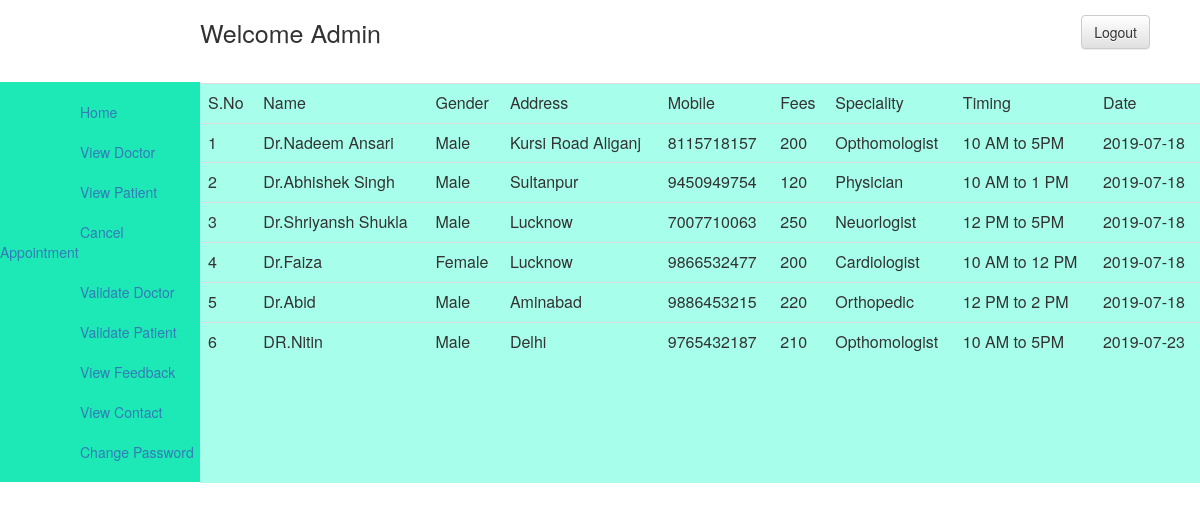
/admin/viewdoctor.php (signed in), run on the app's committed database.
### tables this page shows
CREATE TABLE IF NOT EXISTS `tbl_doctor` (
  `docid` int(11) NOT NULL AUTO_INCREMENT,
  `name` varchar(60) NOT NULL,
  `gender` varchar(6) NOT NULL,
  `email` varchar(30) NOT NULL,
  `password` varchar(30) NOT NULL,
  `address` varchar(30) NOT NULL,
  `mobile` varchar(13) NOT NULL,
  `fees` int(11) NOT NULL,
  `speciality` varchar(20) NOT NULL,
  `timing` varchar(15) NOT NULL,
  `pic` varchar(100) NOT NULL,
  `date` varchar(10) NOT NULL,
  `status` varchar(6) NOT NULL DEFAULT 'n',
  PRIMARY KEY (`docid`)
);

### admin/viewdoctor.php (the view, shortened to what this page needs)
<?php
$query="select * from tbl_doctor";
$res=mysql_query($query);
?>
<html>
<head>
<link href="../css/bootstrap.min.css" rel="stylesheet" type="text/css"/>
<link href="../css/bootstrap-theme.min.css" rel="stylesheet" type="text/css"/>
<link href="../css/font-awesome.min.css" rel="stylesheet" type="text/css"/>
</head>
<body>
<div class="conatiner-fluid" style="min-height:auto;">
<div class="col-sm-2" style="min-height:400px;">
<div class="row" style="min-height:400px;margin-top:82px;background-color:#1de9b6;">
<br/>
<a href="dashboard.php" style="margin-left:80px;margin-top:20px;">Home</a>
<br/>
<br/>
<a href="viewdoctor.php" style="margin-left:80px;margin-top:20px;">View Doctor</a>
<br/>
<br/>
<a href="viewpatient.php" style="margin-left:80px;margin-top:20px;">View Patient</a>
<br/>
<br/>
<a href="cancel.php" style="margin-left:80px;margin-top:20px;">Cancel Appointment</a>
<br/>
<br/>
<a href="valdoctor.php" style="margin-left:80px;margin-top:20px;">Validate Doctor</a>
<br/>
<br/>
<a href="valpatient.php" style="margin-left:80px;margin-top:20px;">Validate Patient</a>
<br/>
<br/>
<a href="viewfeedback.php" style="margin-left:80px;margin-top:20px;">View Feedback</a>
<br/>
<br/>
<a href="viewcontact.php" style="margin-left:80px;margin-top:20px;">View Contact</a>
<br/>
<br/>
<a href="change.php" style="margin-left:80px;margin-top:20px;">Change Password</a>
</div>
</div>
</div>
<div class="col-sm-10" style="min-height:auto;">
<div class="row" style="min-height:auto;">
<a href="adminlogout.php"><input type="button" class="btn btn-default navbar-right" value="Logout" style="margin-top:15px;margin-right:50px;"/></a>
<p style="font-size:25px;margin-top:15px;">Welcome Admin</p>
</div>
<div class="row" style="min-height:400px;;margin-top:22px;background-color:#a7ffeb;">
<table class="table table-hover">
<tr>
	<td>S.No</td>
	<td>Name</td>
	<td>Gender</td>
	<td>Address</td>
	<td>Mobile</td>
	<td>Fees</td>
	<td>Speciality</td>
	<td>Timing</td>
	<td>Date</td>
</tr>
<?php
$a=1;
while($row=mysql_fetch_array($res,MYSQL_BOTH))
{
?>
<tr>
<td><?php echo $a?></td>
<td><?php echo $row['name'];?></td>
<td><?php echo $row['gender'];?></td>
<td><?php echo $row['address'];?></td>
<td><?php echo $row['mobile'];?></td>
<td><?php echo $row['fees'];?></td>
<td><?php echo $row['speciality'];?></td>
<td><?php echo $row['timing'];?></td>
<td><?php echo $row['date'];?></td>
</tr>
<?php
	$a++;
}
?>
</table>
</div>
</div>
</body>
</html>

### data on the page
tbl_doctor: name "Dr.Nadeem Ansari", gender "Male", address "Kursi Road Aliganj", mobile "8115718157", fees "200", speciality "Opthomologist", timing "10 AM to 5PM", date "2019-07-18"
tbl_doctor: name "Dr.Abhishek Singh", gender "Male", address "Sultanpur", mobile "9450949754", fees "120", speciality "Physician", timing "10 AM to 1 PM", date "2019-07-18"
tbl_doctor: name "Dr.Shriyansh Shukla", gender "Male", address "Lucknow", mobile "7007710063", fees "250", speciality "Neuorlogist", timing "12 PM to 5PM", date "2019-07-18"
tbl_doctor: name "Dr.Faiza", gender "Female", address "Lucknow", mobile "9866532477", fees "200", speciality "Cardiologist", timing "10 AM to 12 PM", date "2019-07-18"
tbl_doctor: name "Dr.Abid", gender "Male", address "Aminabad", mobile "9886453215", fees "220", speciality "Orthopedic", timing "12 PM to 2 PM", date "2019-07-18"
tbl_doctor: name "DR.Nitin", gender "Male", address "Delhi", mobile "9765432187", fees "210", speciality "Opthomologist", timing "10 AM to 5PM", date "2019-07-23"
